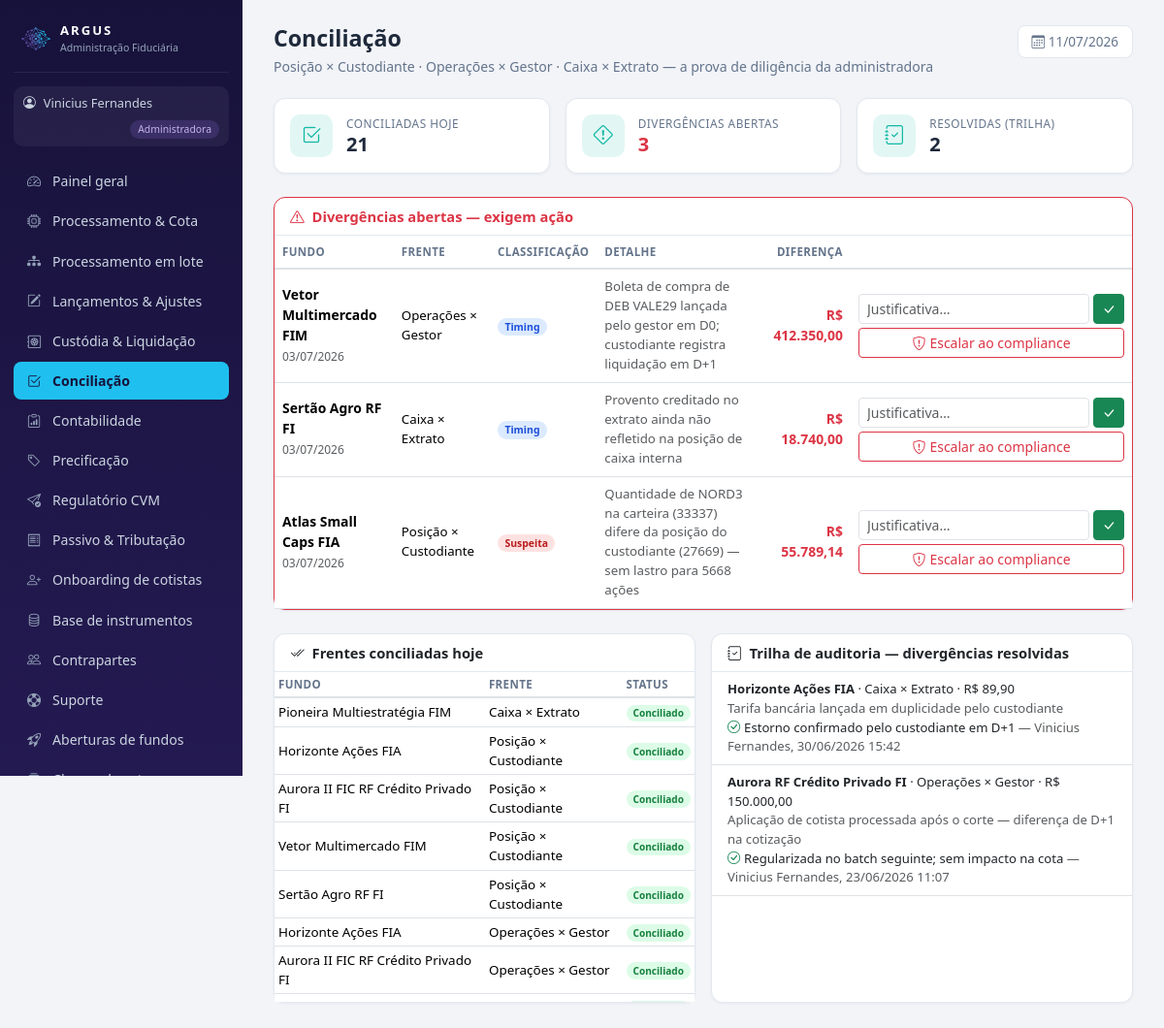
Screenshot of /admin/conciliacao.php (signed in) with the database file from the repository.
### tables this page shows
CREATE TABLE usuarios (
  id INT AUTO_INCREMENT PRIMARY KEY,
  nome VARCHAR(100) NOT NULL,
  email VARCHAR(120) NOT NULL UNIQUE,
  senha VARCHAR(255) NOT NULL,         
  perfil ENUM('admin','gestor','custodia') NOT NULL,   
  fundo_id INT NULL,
  gestora VARCHAR(150) NULL,
  telefone VARCHAR(30) NULL,
  kyc_status VARCHAR(20) DEFAULT 'Pendente',
  criado_em DATETIME DEFAULT CURRENT_TIMESTAMP
);

CREATE TABLE conciliacao (
  id INT AUTO_INCREMENT PRIMARY KEY,
  fundo_id INT NOT NULL,
  data_ref DATE NOT NULL,
  origem VARCHAR(60) NOT NULL,         
  situacao VARCHAR(20) NOT NULL,       
  classificacao VARCHAR(20),           
  detalhe VARCHAR(400),
  valor_diferenca DECIMAL(18,2) DEFAULT 0,
  resolucao VARCHAR(400),
  resolvido_por VARCHAR(100),
  resolvido_em DATETIME NULL,
  FOREIGN KEY (fundo_id) REFERENCES fundos(id)
);

CREATE TABLE fundos (
  id INT AUTO_INCREMENT PRIMARY KEY,
  nome VARCHAR(150) NOT NULL,
  cnpj VARCHAR(20),
  classe VARCHAR(50),                  
  publico_alvo VARCHAR(60),            
  condominio VARCHAR(20) DEFAULT 'Aberto',
  status VARCHAR(30) DEFAULT 'Ativo',  
  gestora VARCHAR(120),
  benchmark VARCHAR(30) DEFAULT 'CDI',
  tributacao VARCHAR(20) DEFAULT 'Longo Prazo',    
  provisao_despesas DECIMAL(18,2) DEFAULT 0,       
  tipo_fundo VARCHAR(10) DEFAULT 'FIF',            
  master_id INT DEFAULT NULL,                      
  taxa_adm DECIMAL(8,6) DEFAULT 0.0008,       
  taxa_gestao DECIMAL(8,6) DEFAULT 0.007,
  taxa_performance DECIMAL(8,6) DEFAULT 0,    
  caixa_atual DECIMAL(18,2) DEFAULT 0,
  pl_atual DECIMAL(18,2) DEFAULT 0,
  cota_atual DECIMAL(18,8) DEFAULT 1,
  data_abertura DATE
);

### includes/auth.php (called while the page is built, shortened)
<?php
function usuario() {
    return $_SESSION['usuario'] ?? null;
}
function exigir_perfil(string ...$perfis): array {
    global $pdo;
    $u = usuario();
    if ($u && isset($pdo)) {
        $st = $pdo->prepare('SELECT * FROM usuarios WHERE id = ? AND perfil = ?');
        $st->execute([$u['id'], $u['perfil']]);
        $atual = $st->fetch();
        if (!$atual) { logout_usuario(); $u = null; }
        else { $_SESSION['usuario'] = $u = $atual; }
    }
    return $u;
}
function base_url(): string {
    return defined('BASE_URL') ? BASE_URL : '../';
}

### admin/conciliacao.php (the view, shortened to what this page needs)
<?php
require_once __DIR__ . '/../config/db.php';
require_once __DIR__ . '/../includes/auth.php';
require_once __DIR__ . '/../includes/layout.php';
$u = exigir_perfil('admin');
$st = $pdo->query("SELECT c.*, f.nome fundo_nome FROM conciliacao c JOIN fundos f ON f.id = c.fundo_id
                   ORDER BY FIELD(c.situacao,'Divergente','Resolvido','Conciliado'), c.data_ref DESC");
$todas = $st->fetchAll();
$divergentes = array_filter($todas, fn($c) => $c['situacao'] === 'Divergente');
$resolvidas = array_filter($todas, fn($c) => $c['situacao'] === 'Resolvido');
$conciliadas = array_filter($todas, fn($c) => $c['situacao'] === 'Conciliado');
page_start('Conciliação', 'Conciliação', $u,
    'Posição × Custodiante · Operações × Gestor · Caixa × Extrato — a prova de diligência da administradora');
?>
<div class="row row-cols-3 g-3 mb-4">
  <?= kpi('Conciliadas hoje', (string)count($conciliadas), 'bi-check2-square') ?>
  <?= kpi('Divergências abertas', '<span class="' . (count($divergentes) ? 'text-danger' : '') . '">' . count($divergentes) . '</span>', 'bi-exclamation-diamond') ?>
  <?= kpi('Resolvidas (trilha)', (string)count($resolvidas), 'bi-journal-check') ?>
</div>
<?php if ($divergentes): ?>
<div class="card mb-4 border-danger">
  <div class="card-header text-danger"><i class="bi bi-exclamation-triangle me-1"></i> Divergências abertas — exigem ação</div>
  <div class="card-body p-0">
    <table class="table mb-0 align-middle">
      <thead><tr><th>Fundo</th><th>Frente</th><th>Classificação</th><th>Detalhe</th><th class="text-end">Diferença</th><th style="min-width:290px"></th></tr></thead>
      <tbody>
      <?php foreach ($divergentes as $c): ?>
        <tr>
          <td><b><?= e_html($c['fundo_nome']) ?></b><br><span class="text-muted" style="font-size:.75rem"><?= data_br($c['data_ref']) ?></span></td>
          <td style="font-size:.83rem"><?= e_html($c['origem']) ?></td>
          <td><?= badge_status($c['classificacao']) ?></td>
          <td class="text-muted" style="font-size:.83rem"><?= e_html($c['detalhe']) ?></td>
          <td class="text-end text-danger"><b><?= moeda($c['valor_diferenca']) ?></b></td>
          <td>
            <form method="post" class="d-flex gap-1">
              <input class="form-control form-control-sm" name="justificativa" placeholder="Justificativa…" required>
              <button class="btn btn-sm btn-success" title="Marcar como resolvida"><i class="bi bi-check-lg"></i></button>
            </form>
            <form method="post" class="mt-1">
              <button class="btn btn-sm btn-outline-danger w-100"><i class="bi bi-shield-exclamation me-1"></i>Escalar ao compliance</button>
            </form>
          </td>
        </tr>
      <?php endforeach; ?>
      </tbody>
    </table>
  </div>
</div>
<?php endif; ?>
<div class="row g-3">
  <div class="col-lg-6">
    <div class="card h-100">
      <div class="card-header"><i class="bi bi-check2-all me-1"></i> Frentes conciliadas hoje</div>
      <div class="card-body p-0" style="max-height:340px;overflow-y:auto">
        <table class="table table-sm table-hover mb-0" style="font-size:.84rem">
          <thead><tr><th>Fundo</th><th>Frente</th><th>Status</th></tr></thead>
          <tbody>
          <?php foreach ($conciliadas as $c): ?>
            <tr><td><?= e_html($c['fundo_nome']) ?></td><td><?= e_html($c['origem']) ?></td><td><?= badge_status('Conciliado') ?></td></tr>
          <?php endforeach; ?>
          </tbody>
        </table>
      </div>
    </div>
  </div>
  <div class="col-lg-6">
    <div class="card h-100">
      <div class="card-header"><i class="bi bi-journal-check me-1"></i> Trilha de auditoria — divergências resolvidas</div>
      <div class="card-body p-0" style="max-height:340px;overflow-y:auto">
        <?php foreach ($resolvidas as $c): ?>
          <div class="p-2 px-3 border-bottom" style="font-size:.82rem">
            <b><?= e_html($c['fundo_nome']) ?></b> · <?= e_html($c['origem']) ?> · <?= moeda($c['valor_diferenca']) ?><br>
            <span class="text-muted"><?= e_html($c['detalhe']) ?></span><br>
            <i class="bi bi-check-circle text-success me-1"></i><?= e_html($c['resolucao']) ?>
            <span class="text-muted">— <?= e_html($c['resolvido_por']) ?>, <?= $c['resolvido_em'] ? date('d/m/Y H:i', strtotime($c['resolvido_em'])) : '' ?></span>
          </div>
        <?php endforeach; ?>
      </div>
    </div>
  </div>
</div>
<?php page_end();

### includes/layout.php (shortened to what this page needs)
<?php
require_once __DIR__ . '/helpers.php';
function menu_itens(array $u): array {
    $b = base_url();
    if ($u['perfil'] === 'admin') {
        return [
            ['Painel geral',        $b.'admin/index.php',          'bi-speedometer2'],
            ['Processamento & Cota', $b.'admin/processamento.php', 'bi-cpu'],
            ['Processamento em lote', $b.'admin/batch.php',        'bi-diagram-3-fill'],
            ['Lançamentos & Ajustes', $b.'admin/lancamentos.php',  'bi-pencil-square'],
            ['Custódia & Liquidação', $b.'admin/custodia.php',     'bi-safe2'],
            ['Conciliação',         $b.'admin/conciliacao.php',    'bi-check2-square'],
            ['Contabilidade',       $b.'admin/contabilidade.php',  'bi-clipboard-data'],
            ['Precificação',        $b.'admin/precificacao.php',   'bi-tag'],
            ['Regulatório CVM',     $b.'admin/regulatorio.php',    'bi-send-check'],
            ['Passivo & Tributação', $b.'admin/passivo.php',       'bi-receipt'],
            ['Onboarding de cotistas', $b.'admin/onboarding_cotista.php', 'bi-person-plus'],
            ['Base de instrumentos', $b.'admin/ativos.php',        'bi-database'],
            ['Contrapartes',        $b.'admin/contrapartes.php',   'bi-people'],
            ['Suporte',             $b.'admin/tickets.php',        'bi-life-preserver'],
            ['Aberturas de fundos', $b.'admin/aberturas.php',      'bi-rocket-takeoff'],
            ['Classes de cotas',    $b.'admin/classes.php',        'bi-collection'],
            ['Classes & Subclasses', $b.'admin/subclasses.php',    'bi-diagram-3'],
            ['FIP / Private Equity', $b.'admin/fip.php',           'bi-building-gear'],
            ['Carteiras',           $b.'admin/carteiras.php',      'bi-collection'],
            ['Pendências',          $b.'admin/pendencias.php',     'bi-list-task'],
            ['IA · Fraude',         $b.'admin/fraude.php',         'bi-shield-exclamation'],
            ['Repasses',            $b.'admin/repasses.php',       'bi-cash-stack'],
            ['Fundos & Clientes',   $b.'admin/fundos.php',         'bi-folder-plus'],
        ];
    }
    global $pdo;
    $itens = [
        ['Visão geral',       $b.'gestor/index.php',        'bi-speedometer2'],
        ['Aprovação de cota', $b.'gestor/cotas.php',        'bi-clipboard-check'],
        ['Boletar operação',  $b.'gestor/boletas.php',      'bi-receipt-cutoff'],
        ['Catálogo de ativos', $b.'gestor/ativos.php',      'bi-database'],
        ['Carteira',          $b.'gestor/carteira.php',     'bi-pie-chart'],
        ['Caixa & Fluxo',     $b.'gestor/caixa.php',        'bi-wallet2'],
        ['Cotistas',          $b.'gestor/cotistas.php',     'bi-people'],
        ['Acessos de cotistas', $b.'gestor/acessos.php',    'bi-key'],
        ['Performance',       $b.'gestor/performance.php',  'bi-graph-up-arrow'],
        ['Relatórios',        $b.'gestor/relatorios.php',   'bi-file-earmark-text'],
        ['Enquadramento',     $b.'gestor/enquadramento.php','bi-check-circle'],
        ['Assembleias',       $b.'gestor/assembleias.php',  'bi-megaphone'],
        ['Comunicados',       $b.'gestor/comunicados.php',  'bi-chat-left-text'],
        ['Chamados de cotistas', $b.'gestor/chamados_cotistas.php', 'bi-chat-dots'],
        ['Equipe do fundo',   $b.'gestor/equipe.php',       'bi-people-fill'],
        ['Criar fundo',       $b.'gestor/novo_fundo.php',   'bi-plus-square'],
        ['Suporte',           $b.'gestor/tickets.php',      'bi-life-preserver'],
    ];
    $livres = ['Equipe do fundo', 'Criar fundo', 'Suporte'];
    $fundo = fundo_do_usuario($pdo, $u);
    $fid = (int)$fundo['id'];
    $principal = eh_principal($pdo, $u, $fid);
    $mapa = permissao_de_menu();
    return array_values(array_filter($itens, function ($it) use ($mapa, $principal, $pdo, $u, $fid, $livres) {
        if (in_array($it[0], $livres, true)) return true;
        $req = $mapa[$it[0]] ?? null;
        if ($req === null) return true;
        if ($req === '__principal__') return $principal;
        return $principal || pode($pdo, $u, $fid, $req);
    }));
}
function page_start(string $titulo, string $ativo, array $u, string $subtitulo = ''): void {
    $b = base_url();
    $perfilRotulo = ['admin' => 'Administradora', 'gestor' => 'Gestor', 'custodia' => 'Custodiante'][$u['perfil']] ?? $u['perfil'];
    $perfilCor    = ['admin' => 'gold', 'gestor' => 'teal'][$u['perfil']] ?? 'blue';
    ?><!DOCTYPE html>
<html lang="pt-BR">
<head>
<link href="https://cdn.jsdelivr.net/npm/bootstrap@5.3.3/dist/css/bootstrap.min.css" rel="stylesheet">
<link href="https://cdn.jsdelivr.net/npm/bootstrap-icons@1.11.3/font/bootstrap-icons.min.css" rel="stylesheet">
<link href="https://cdn.jsdelivr.net/npm/flatpickr@4.6.13/dist/flatpickr.min.css" rel="stylesheet">
<link href="<?= $b ?>assets/css/style.css" rel="stylesheet">
</head>
<body>
<div class="app-wrap">
  <aside class="sidebar">
    <div class="brand">
      <img src="<?= $b ?>assets/favicon.png" class="brand-mark" alt="Argus">
      <div>
        <div class="brand-name">ARGUS</div>
        <div class="brand-sub">Administração Fiduciária</div>
      </div>
    </div>
    <div class="perfil-chip chip-<?= $perfilCor ?>">
      <i class="bi bi-person-circle"></i> <?= e_html($u['nome']) ?>
      <span><?= $perfilRotulo ?></span>
    </div>
    <nav class="menu">
      <?php foreach (menu_itens($u) as [$rotulo, $href, $icone]): ?>
        <a href="<?= $href ?>" class="<?= $rotulo === $ativo ? 'ativo' : '' ?>">
          <i class="bi <?= $icone ?>"></i> <?= e_html($rotulo) ?>
        </a>
      <?php endforeach; ?>
    </nav>
  </aside>
  <main class="conteudo">
    <div class="titulo-pagina">
      <div>
        <h1><?= e_html($titulo) ?></h1>
        <?php if ($subtitulo): ?><p class="subtitulo"><?= $subtitulo ?></p><?php endif; ?>
      </div>
      <div class="data-ref"><i class="bi bi-calendar3"></i> <?= date('d/m/Y') ?></div>
    </div>
<?php
}
function page_end(): void {
    ?>
  </main>
</div>
</body>
</html><?php
}
function kpi(string $rotulo, string $valor, string $icone = 'bi-graph-up', string $extra = ''): string {
    return '<div class="col"><div class="kpi-card">
        <div class="kpi-icone"><i class="bi ' . $icone . '"></i></div>
        <div><div class="kpi-rotulo">' . e_html($rotulo) . '</div>
        <div class="kpi-valor">' . $valor . '</div>' . ($extra ? '<div class="kpi-extra">' . $extra . '</div>' : '') . '</div>
    </div></div>';
}

### includes/helpers.php (shortened to what this page needs)
<?php
function moeda($v, int $dec = 2): string {
    return 'R$ ' . number_format((float)$v, $dec, ',', '.');
}
function e_html($s): string { return htmlspecialchars((string)$s, ENT_QUOTES, 'UTF-8'); }
function badge(string $texto, string $cor): string {
    return '<span class="badge badge-soft-' . $cor . '">' . e_html($texto) . '</span>';
}
function badge_status(string $s): string {
    $map = [
        'OK' => 'success', 'Ativo' => 'success', 'Ativa' => 'success', 'Conciliado' => 'success', 'Concluída' => 'success',
        'Pago' => 'success', 'Aprovado' => 'success', 'Respondido' => 'success', 'Reenquadrado' => 'success',
        'Resolvido' => 'success', 'Encerrado' => 'secondary', 'Encerrada' => 'secondary', 'Falso positivo' => 'secondary',
        'Pendente' => 'warning', 'Em andamento' => 'warning', 'Em abertura' => 'warning',
        'Em análise' => 'warning', 'Em revisão' => 'warning', 'Apurado' => 'warning', 'Rodando' => 'info',
        'Instruído' => 'info', 'Aberto' => 'info', 'Em aberto' => 'warning',
        'Erro' => 'danger', 'Divergente' => 'danger', 'Escalado' => 'danger',
        'Alta' => 'danger', 'Média' => 'warning', 'Baixa' => 'secondary',
        'Timing' => 'info', 'Suspeita' => 'danger',
    ];
    return badge($s, $map[$s] ?? 'secondary');
}
function data_br($d): string {
    return date('d/m/Y', strtotime($d));
}

### rows the page displays
usuarios: nome "Vinicius Fernandes", perfil "Administradora"
conciliacao: fundo.nome "Vetor Multimercado FIM", data_ref "03/07/2026", origem "Operações × Gestor", classificacao "Timing", detalhe "Boleta de compra de DEB VALE29 lançada pelo gestor em D0; custodiante registra liquidação em D+1", valor_diferenca "R$ 412.350,00"
conciliacao: fundo.nome "Sertão Agro RF FI", data_ref "03/07/2026", origem "Caixa × Extrato", classificacao "Timing", detalhe "Provento creditado no extrato ainda não refletido na posição de caixa interna", valor_diferenca "R$ 18.740,00"
conciliacao: fundo.nome "Atlas Small Caps FIA", data_ref "03/07/2026", origem "Posição × Custodiante", classificacao "Suspeita", detalhe "Quantidade de NORD3 na carteira (33337) difere da posição do custodiante (27669) — sem lastro para 5668 ações", valor_diferenca "R$ 55.789,14"
conciliacao: fundo.nome "Pioneira Multiestratégia FIM", origem "Caixa × Extrato"
conciliacao: fundo.nome "Horizonte Ações FIA", origem "Posição × Custodiante"
conciliacao: fundo.nome "Aurora II FIC RF Crédito Privado FI", origem "Posição × Custodiante"
conciliacao: fundo.nome "Vetor Multimercado FIM", origem "Posição × Custodiante"
conciliacao: fundo.nome "Sertão Agro RF FI", origem "Posição × Custodiante"
conciliacao: fundo.nome "Horizonte Ações FIA", origem "Operações × Gestor"
conciliacao: fundo.nome "Aurora II FIC RF Crédito Privado FI", origem "Operações × Gestor"
conciliacao: fundo.nome "Horizonte Ações FIA", origem "Caixa × Extrato", valor_diferenca "R$ 89,90", detalhe "Tarifa bancária lançada em duplicidade pelo custodiante", resolucao "Estorno confirmado pelo custodiante em D+1", resolvido_por "Vinicius Fernandes", resolvido_em "30/06/2026 15:42"
conciliacao: fundo.nome "Aurora RF Crédito Privado FI", origem "Operações × Gestor", valor_diferenca "R$ 150.000,00", detalhe "Aplicação de cotista processada após o corte — diferença de D+1 na cotização", resolucao "Regularizada no batch seguinte; sem impacto na cota", resolvido_por "Vinicius Fernandes", resolvido_em "23/06/2026 11:07"

### other values shown
e_html($rotulo) "Painel geral"
e_html($rotulo) "Processamento & Cota"
e_html($rotulo) "Processamento em lote"
e_html($rotulo) "Lançamentos & Ajustes"
e_html($rotulo) "Custódia & Liquidação"
e_html($rotulo) "Conciliação"
e_html($rotulo) "Contabilidade"
e_html($rotulo) "Precificação"
e_html($rotulo) "Regulatório CVM"
e_html($rotulo) "Passivo & Tributação"
e_html($rotulo) "Onboarding de cotistas"
e_html($rotulo) "Base de instrumentos"
e_html($rotulo) "Contrapartes"
e_html($rotulo) "Suporte"
e_html($rotulo) "Aberturas de fundos"
